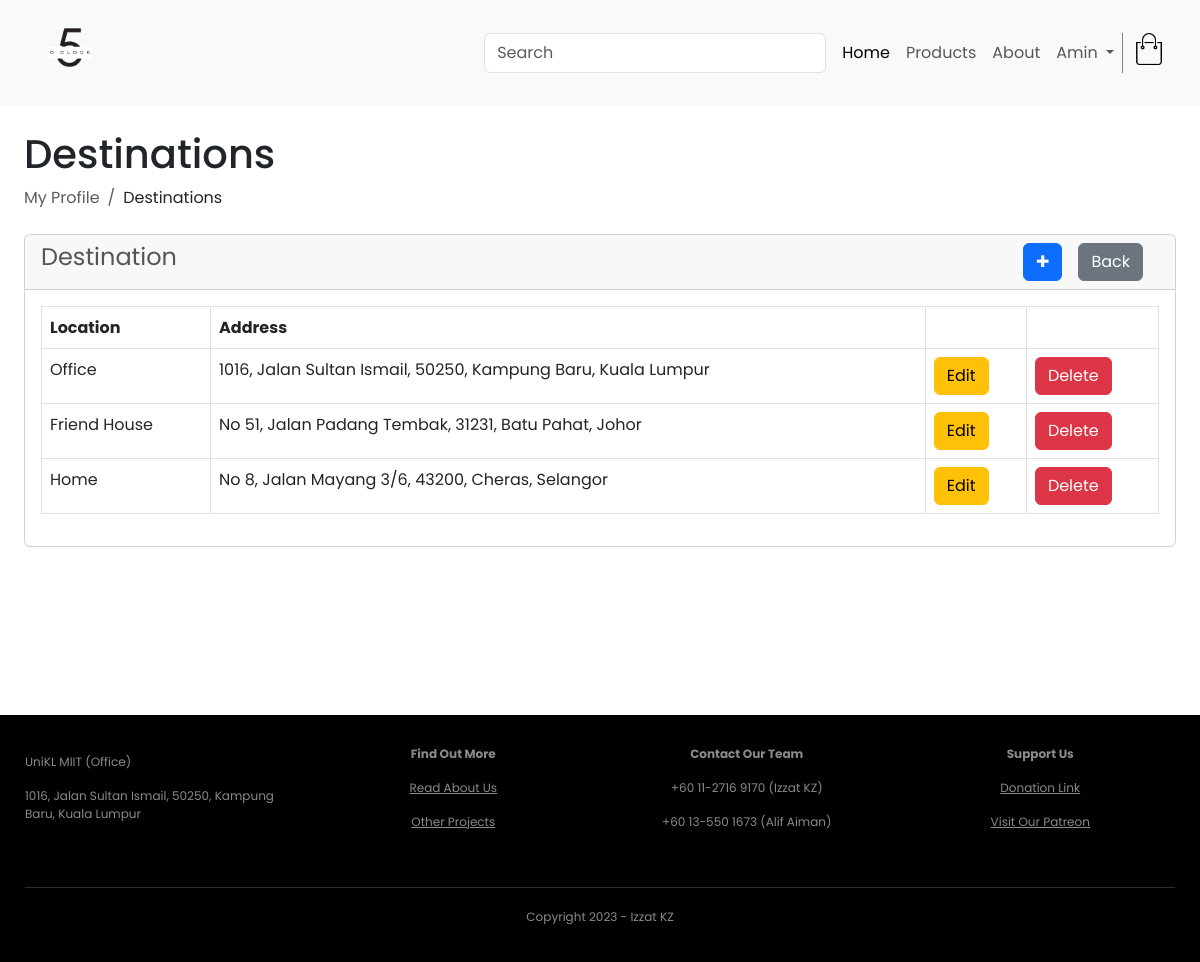
Screenshot of /ecommerce/customer/destinations.php (signed in) with the database file from the repository.
### tables this page shows
CREATE TABLE `destination` (
  `destination_id` int(11) NOT NULL,
  `cust_id` int(11) DEFAULT NULL,
  `location` varchar(191) NOT NULL,
  `address` text NOT NULL,
  `postcode` int(5) NOT NULL,
  `city` varchar(50) NOT NULL,
  `state` varchar(50) NOT NULL
);

### ecommerce/customer/destinations.php (the view, shortened to what this page needs)
<?php
include('includes/header.php');
include('../config/dbcon.php');
$cust_id = $_SESSION['auth_user']['user_id'];
?>
<div class="container-fluid px-4">
    <h1 class="mt-4">Destinations</h1>
    <ol class="breadcrumb mb-4">
        <li class="breadcrumb-item active">My Profile</li>
        <li class="breadcrumb-item">Destinations</li>
    </ol>
    <div class="row">
        <div class="col-md-12 mb-5">
            <div class="card">
                <div class="card-header">
                    <h4>Destination
                    <a href="profile.php" class="btn btn-secondary float-end mx-3">Back</a><a href="destination-add.php" class="btn btn-primary float-end">&#10010;</a>
                    </h4>
                </div>
                <div class="card-body">
                    <table class="table table-bordered">
                        <thead>
                            <tr>
                                <th>Location</th>
                                <th>Address</th>
                                <th></th>
                                <th></th>
                            </tr>
                        </thead>
                        <tbody>
                            <?php
                            $query = "SELECT * FROM destination where cust_id=$cust_id";
                            $query_run = mysqli_query($con, $query);
                            if(mysqli_num_rows($query_run) > 0)
                            {
                                foreach($query_run as $row)
                                {
                                    ?>
                                        <tr>
                                            <td><?= $row['location'] ?></td>
                                            <td><?= $row['address'].', '.$row['postcode'].', '.$row['city'].', '.$row['state'] ?></td>
                                            <td><a href="destination-edit.php?destination_id=<?=$row['destination_id']?>" class="btn btn-warning">Edit</a></td>
                                            <td>
                                                <form action="crud.php" method="post">
                                            <button type="submit" name="delete_destination" value="<?=$row['destination_id']?>" class="btn btn-danger">Delete</button></td>
                                        </tr>
                                    <?php
                                }
                            }
                            else
                            {
                             ?>
                                    <tr>
                                        <td coldspan="4">No Record Found</td>
                                    </tr>
                             <?php
                            }
                            ?>
                        </tbody>
                    </table>
                </div>
            </div>
        </div>
    </div>
</div><br><br><br><br><br>
<?php
include('includes/footer.php');
?>

### ecommerce/customer/style.css (style rules this page uses)
* { margin: 0; padding: 0; box-sizing: border-box; }
body { font-family: 'Poppins', sans-serif; }
a { text-decoration: none; color: #555; }
.row { display: flex; align-items: center; flex-wrap: wrap; justify-content: flex-start; }
h4 { color: #555; font-weight: normal; }

### rows the page displays
destination: location "Office", address "1016, Jalan Sultan Ismail", postcode "50250", city "Kampung Baru", state "Kuala Lumpur", $row['destination_id'] 21 (drawn)
destination: location "Friend House", address "No 51, Jalan Padang Tembak", postcode "31231", city "Batu Pahat", state "Johor", $row['destination_id'] 24 (drawn)
destination: location "Home", address "No 8, Jalan Mayang 3/6", postcode "43200", city "Cheras", state "Selangor", $row['destination_id'] 25 (drawn)

### other values shown
$_SESSION['auth_user']['user_name'] "Amin"
